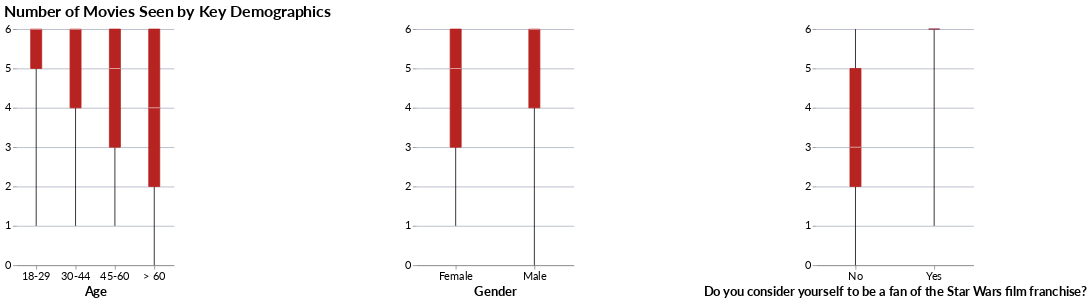

The notebook cell this image was saved under:
### Code cell
alt.Chart(x).mark_boxplot(extent='min-max', box=alt.MarkConfig(fill="#b62321", stroke="#b62321")).encode(
    x=alt.X(alt.repeat("column"), type='nominal', axis=alt.Axis(labelAngle=0,ticks=True)),
    y=alt.Y("movies_seen:Q", title=None, 
            scale=alt.Scale(domain=[0, 6])),
).properties(
    width=200, height=300
).repeat(
    column=[
        "Age",
        "Gender",
        "Do you consider yourself to be a fan of the Star Wars film franchise?"
    ]
).properties(
    title="Number of Movies Seen by Key Demographics"
)

### Figure 1 — Vega-Lite specification as saved in the notebook (floating-point values rounded to 4 significant figures; data arrays with more than 128 entries replaced by an {"elided": "..."} marker saying what was removed)
{"config": {"title": {"anchor": "start", "fontSize": 20, "font": "Lato", "color": "#000000"}, "subtitle": {"fontSize": 18, "font": "Lato", "color": "#000000"}, "header": {"titleColor": "#00274C", "titleFontSize": 1, "titleFontWeight": "bold", "titleBaseline": "top"}, "axisX": {"titleFont": "Lato", "titleFontSize": 16, "titleColor": "#000000", "labelFont": "Lato", "labelFontSize": 14, "labelColor": "#000000", "domain": true, "grid": false, "ticks": false}, "axisY": {"titleFont": "Lato", "titleFontSize": 16, "titleColor": "#000000", "titleAngle": 0, "titleAlign": "left", "titleAnchor": "start", "titleY": -10, "labelFont": "Lato", "labelFontSize": 14, "labelColor": "#000000", "domain": false, "grid": true, "gridColor": "#aab0c0", "gridWidth": 1}, "legend": {"labelFont": "Lato", "labelFontSize": 14, "titleFont": "Lato", "titleFontSize": 16}, "background": null, "view": {"stroke": "transparent"}, "range": {"category": ["#B62321", "#A1A332", "#15509F", "#3B444B", "#D7C078", "#DC5026"], "ordinal": ["#B62321", "#BD4232", "#C36244", "#CA8155", "#D0A167", "#D7C078"], "ramp": ["#BD4232", "#C36244", "#CA8155", "#D0A167", "#D7C078"], "diverging": ["#15509F", "#638ABF", "#B1C5DF", "#FFFFFF", "#F3C5B7", "#E88A6E", "#DC5026"]}, "text": {"font": "Lato", "fontSize": 14, "color": "match"}, "note": {"font": "Lato", "fontSize": 12, "color": "#000000", "align": "left"}, "source": {"font": "Lato", "fontSize": 12, "color": "#000000", "align": "right"}}, "repeat": {"column": ["Age", "Gender", "Do you consider yourself to be a fan of the Star Wars film franchise?"]}, "spec": {"data": {"name": "data-b06a942d012eced4fe7e1e0cd21d787c"}, "mark": {"type": "boxplot", "box": {"fill": "#b62321", "stroke": "#b62321"}, "extent": "min-max"}, "encoding": {"x": {"axis": {"labelAngle": 0, "ticks": true}, "field": {"repeat": "column"}, "type": "nominal"}, "y": {"field": "movies_seen", "scale": {"domain": [0, 6]}, "title": null, "type": "quantitative"}}, "height": 300, "width": 200}, "title": "Number of Movies Seen by Key Demographics", "$schema": "https://vega.github.io/schema/vega-lite/v5.16.3.json", "datasets": {"data-b06a942d012eced4fe7e1e0cd21d787c": {"elided": "675 records"}}}
